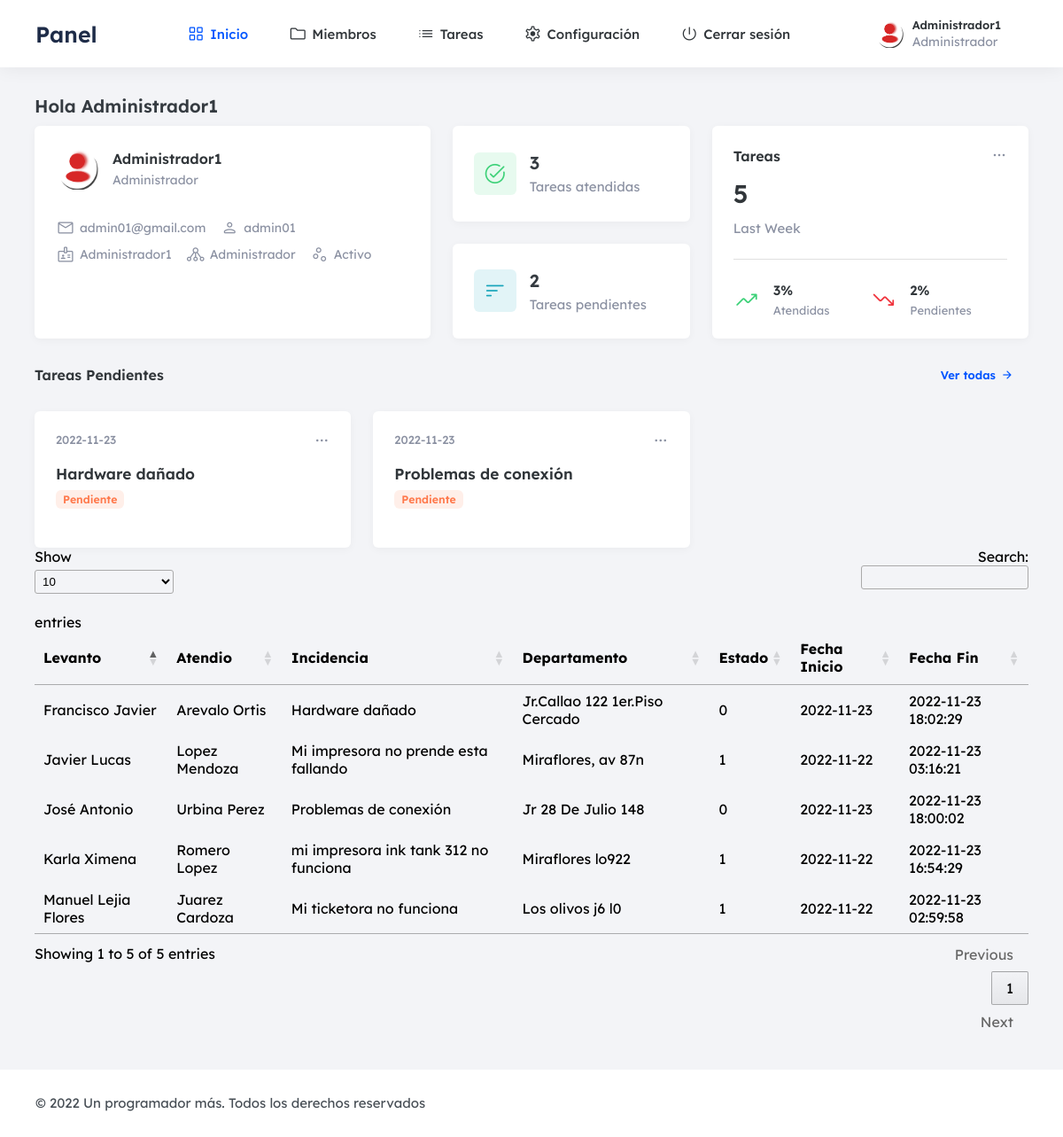
The page /frontend/administrador/escritorio.php (signed in) on the database its author committed.
### tables this page shows
CREATE TABLE `tarea` (
  `idtarea` int(11) NOT NULL,
  `nomcl` varchar(25) NOT NULL,
  `apecl` varchar(35) NOT NULL,
  `nomcas` text NOT NULL,
  `sitio` text NOT NULL,
  `state` char(1) NOT NULL,
  `dia` date NOT NULL,
  `celu` char(9) NOT NULL,
  `fere` timestamp NOT NULL DEFAULT current_timestamp() ON UPDATE current_timestamp()
);

### frontend/administrador/escritorio.php (the view, shortened to what this page needs)
<?php if(isset($_SESSION['id'])) { ?>
<!DOCTYPE html>
<html lang="es">
<head>
  <link rel="stylesheet" href="../../backend/css/admin.css">
    <link rel="stylesheet" type="text/css" href="https://cdn.datatables.net/1.11.3/css/jquery.dataTables.min.css">
</head>
<body>
  <header class="header" data-header>
    <div class="container">
      <h1>
        <a href="escritorio.php" class="logo">Panel</a>
      </h1>
      <nav class="navbar">
        <div class="container">
          <ul class="navbar-list">
            <li>
              <a href="escritorio.php" class="navbar-link active icon-box">
                <span class="material-symbols-rounded  icon">grid_view</span>
                <span>Inicio</span>
              </a>
            </li>
            <li>
              <a href="../miembros/mostrar.php" class="navbar-link icon-box">
                <span class="material-symbols-rounded  icon">folder</span>
                <span>Miembros</span>
              </a>
            </li>
            <li>
              <a href="../tareas/mostrar.php" class="navbar-link icon-box">
                <span class="material-symbols-rounded  icon">list</span>
                <span>Tareas</span>
              </a>
            </li>
            <li>
              <a href="../configuracion/mostrar.php" class="navbar-link icon-box">
                <span class="material-symbols-rounded  icon">settings</span>
                <span>Configuración</span>
              </a>
            </li>
            <li>
              <a href="../salir.php" class="navbar-link icon-box">
                <span class="material-symbols-rounded  icon">power_settings_new</span>
                <span>Cerrar sesión</span>
              </a>
            </li>
          </ul>
          <ul class="user-action-list">
            <li>
              <a href="#" class="header-profile">
                <figure class="profile-avatar">
                  <img src="../../backend/img/reere.png" alt="Elizabeth Foster" width="32" height="32">
                </figure>
                <div>
                  <p class="profile-title"><?php echo $_SESSION['nombre']; ?></p>
                  <?php
                    if ($_SESSION['rol']= '1') {
                      echo ' <p class="card-subtitle">Administrador</p>';
                    } else {
                        echo '<p class="card-subtitle">Cliente</p>';
                    }
               ?>
                </div>
              </a>
            </li>
          </ul>
        </div>
      </nav>
    </div>
  </header>
  <main>
    <article class="container article">
      <h2 class="h2 article-title">Hola <?php echo $_SESSION['nombre']; ?></h2>
      <section class="home">
        <div class="card profile-card">
          <div class="profile-card-wrapper">
            <figure class="card-avatar">
              <img src="../../backend/img/reere.png" alt="admin" width="48" height="48">
            </figure>
            <div>
              <p class="card-title"><?php echo $_SESSION['nombre']; ?></p>
              <?php
                    if ($_SESSION['rol']= '1') {
                      echo ' <p class="card-subtitle">Administrador</p>';
                    } else {
                        echo '<p class="card-subtitle">Cliente</p>';
                    }
               ?>
            </div>
          </div>
          <ul class="contact-list">
            <li>
              <a href="#" class="contact-link icon-box">
                <span class="material-symbols-rounded  icon">mail</span>
                <p class="text"><?php echo $_SESSION['correo']; ?></p>
              </a>
            </li>
            <li>
              <a href="#" class="contact-link icon-box">
                <span class="material-symbols-rounded  icon">person</span>
                <p class="text"><?php echo $_SESSION['username']; ?></p>
              </a>
            </li>
            <li>
              <a href="#" class="contact-link icon-box">
                <span class="material-symbols-rounded  icon">badge</span>
                <p class="text"><?php echo $_SESSION['nombre']; ?></p>
              </a>
            </li>
            <li>
              <a href="#" class="contact-link icon-box">
                <span class="material-symbols-rounded  icon">tenancy</span>
                <?php
                    if ($_SESSION['rol']= '1') {
                      echo ' <p class="card-subtitle">Administrador</p>';
                    } else {
                        echo '<p class="card-subtitle">Cliente</p>';
                    }
               ?>
              </a>
            </li>
            <li>
              <a href="#" class="contact-link icon-box">
                <span class="material-symbols-rounded  icon">scatter_plot</span>
                <?php
                    if ($_SESSION['state']= '1') {
                      echo ' <p class="card-subtitle">Activo</p>';
                    } else {
                        echo '<p class="card-subtitle">Inactivo</p>';
                    }
               ?>
              </a>
            </li>
          </ul>
        </div>
        <div class="card-wrapper">
          <div class="card task-card">
            <div class="card-icon icon-box green">
              <span class="material-symbols-rounded  icon">task_alt</span>
            </div>
            <div>
              <?php
                  require_once('../../backend/config/Conexion.php');
                    $sql = "SELECT COUNT(*) total FROM tarea WHERE state = 1";
                    $result = $connect->query($sql);
                    $total = $result->fetchColumn();
              ?>
              <data class="card-data" value="<?php echo  $total; ?>"><?php echo  $total; ?></data>
              <p class="card-text">Tareas atendidas</p>
            </div>
          </div>
          <div class="card task-card">
            <div class="card-icon icon-box red">
              <span class="material-symbols-rounded  icon">sort</span>
            </div>
            <div>
              <?php
                    $sql = "SELECT COUNT(*) total FROM tarea WHERE state = 0";
                    $result = $connect->query($sql);
                    $total = $result->fetchColumn();
              ?>
              <data class="card-data" value="<?php echo  $total; ?>"><?php echo  $total; ?></data>
              <p class="card-text">Tareas pendientes</p>
            </div>
          </div>
        </div>
        <div class="card revenue-card">
          <button class="card-menu-btn icon-box" aria-label="More" data-menu-btn>
            <span class="material-symbols-rounded  icon">more_horiz</span>
          </button>
          <p class="card-title">Tareas</p>
<?php
      $sql = "SELECT COUNT(*) total FROM tarea";
      $result = $connect->query($sql);
      $total = $result->fetchColumn();
?>
          <data class="card-price" value="<?php echo  $total; ?>"><?php echo  $total; ?></data>
          <p class="card-text">Last Week</p>
          <div class="divider card-divider"></div>
          <ul class="revenue-list">
            <li class="revenue-item icon-box">
              <span class="material-symbols-rounded  icon  green">trending_up</span>
              <div>
                <?php
    $sql = "SELECT COUNT(*) total FROM tarea WHERE state = 1";
    $result = $connect->query($sql);
    $total = $result->fetchColumn();
?>
                <data class="revenue-item-data" value="<?php echo  $total; ?>"><?php echo  $total; ?>%</data>
                <p class="revenue-item-text">Atendidas</p>
              </div>
            </li>
            <li class="revenue-item icon-box">
              <span class="material-symbols-rounded  icon  red">trending_down</span>
              <div>
                <?php
    $sql = "SELECT COUNT(*) total FROM tarea WHERE state = 0";
    $result = $connect->query($sql);
    $total = $result->fetchColumn();
?>
                <data class="revenue-item-data" value="<?php echo  $total; ?>"><?php echo  $total; ?>%</data>
                <p class="revenue-item-text">Pendientes</p>
              </div>
            </li>
          </ul>
        </div>
      </section>
      <section class="projects">
        <div class="section-title-wrapper">
          <h2 class="section-title">Tareas Pendientes</h2>
          <button class="btn btn-link icon-box" onclick="location.href='../tareas/mostrar.php'">
            <span>Ver todas</span>
            <span class="material-symbols-rounded  icon" aria-hidden="true">arrow_forward</span>
          </button>
        </div>
        <ul class="project-list">
<?php
$sentencia = $connect->prepare("SELECT * FROM tarea ORDER BY idtarea DESC;");
 $sentencia->execute();
$data =  array();
if($sentencia){
  while($r = $sentencia->fetchObject()){
    $data[] = $r;
  }
}
     ?>
     <?php if(count($data)>0):?>
      <?php foreach($data as $d):?>
<?php
                if ($d->state ==0) {
                  echo '
                  <li class="project-item">
                  <div class="card project-card">
                    <button class="card-menu-btn icon-box" aria-label="More" data-menu-btn>
                      <span class="material-symbols-rounded  icon">more_horiz</span>
                    </button>
                    <ul class="ctx-menu">
                  <a href="tel:'.$d->celu.'">
                <li class="ctx-item">
                  <button class="ctx-menu-btn red icon-box">
                    <span class="material-symbols-rounded  icon" aria-hidden="true">smartphone</span>
                    <span class="ctx-menu-text">Llamar</span>
                  </button>
                </li>
                </a>
                <a href="../tareas/attend.php?id='.$d->idtarea.'">
                <li class="ctx-item">
                  <button class="ctx-menu-btn red icon-box">
                    <span class="material-symbols-rounded  icon" aria-hidden="true">gpp_maybe</span>
                    <span class="ctx-menu-text">Atender</span>
                  </button>
                </li>
                </a>
                </ul>';
                echo '<time class="card-date" datetime="2022-04-09">' . $d->dia . '</time> <h3 class="card-title">';
                echo '<a href="../tareas/view.php?id=' . $d->idtarea . '">' . $d->nomcas . '</a></h3>';
                } elseif ($d->state ==1) {
                }
               ?>
              <?php
                if ($d->state ==0) {
                  echo '<div class="card-badge orange">Pendiente</div>';
                } elseif ($d->state ==1) {
                }
               ?>
            </div>
          </li>
<?php endforeach; ?>
    <?php endif; ?>
        </ul>
      </section>
      <table id="miTabla" class="table table-striped table-bordered table-hover">
    <thead>
        <tr>
            <th class="text-center">Levanto</th>
            <th class="text-center">Atendio</th>
            <th class="text-center">Incidencia</th>
            <th class="text-center">Departamento</th>
            <th class="text-center">Estado</th>
            <th class="text-center">Fecha Inicio</th>
            <th class="text-center">Fecha Fin</th>
        </tr>
    </thead>
    <tbody>
        <?php
        $servername = "localhost";
        $username = "root";
        $password = "";
        $dbname = "incidencias";
        $conn = new mysqli($servername, $username, $password, $dbname);
        $sql = "SELECT * FROM tarea";
        $result = $conn->query($sql);
        if ($result->num_rows > 0) {
            while ($row = $result->fetch_assoc()) {
                echo "<tr>";
                echo "<td>" . $row["nomcl"] . "</td>";
                echo "<td>" . $row["apecl"] . "</td>";
                echo "<td>" . $row["nomcas"] . "</td>";
                echo "<td>" . $row["sitio"] . "</td>";
                echo "<td>" . $row["state"] . "</td>";
                echo "<td>" . $row["dia"] . "</td>";
                echo "<td>" . $row["fere"] . "</td>";
                echo "</tr>";
            }
        } else {
            echo "<tr><td colspan='8'>No hay tareas disponibles.</td></tr>";
        }
        ?>
    </tbody>
</table>
    </article>
  </main>
  <footer class="footer">
    <div class="container">
      <p class="copyright">
        &copy; 2022 <a href="#" class="copyright-link">Un programador más</a>. Todos los derechos reservados
      </p>
    </div>
  </footer>
</body>
</html>
<?php }else{
    header('Location: ../login.php');
 } ?>

### rows shown on the page
tarea: dia "2022-11-23", nomcas "Hardware dañado", shows "Pendiente", nomcl "Francisco Javier", apecl "Arevalo Ortis", sitio "Jr.Callao 122 1er.Piso Cercado", state "0", fere "2022-11-23 18:02:29"
tarea: dia "2022-11-23", nomcas "Problemas de conexión", shows "Pendiente", nomcl "José Antonio", apecl "Urbina Perez", sitio "Jr 28 De Julio 148", state "0", fere "2022-11-23 18:00:02"
tarea: nomcl "Manuel Lejia Flores", apecl "Juarez Cardoza", nomcas "Mi ticketora no funciona", sitio "Los olivos j6 l0", state "1", dia "2022-11-22", fere "2022-11-23 02:59:58"
tarea: nomcl "Javier Lucas", apecl "Lopez Mendoza", nomcas "Mi impresora no prende esta fallando", sitio "Miraflores, av 87n", state "1", dia "2022-11-22", fere "2022-11-23 03:16:21"
tarea: nomcl "Karla Ximena", apecl "Romero Lopez", nomcas "mi impresora ink tank 312 no funciona", sitio "Miraflores lo922", state "1", dia "2022-11-22", fere "2022-11-23 16:54:29"

### other values the page prints
$_SESSION['nombre'] "Administrador1"
$_SESSION['correo'] "admin01@gmail.com"
$_SESSION['username'] "admin01"
$total "3"
$total "2"
$total "5"
